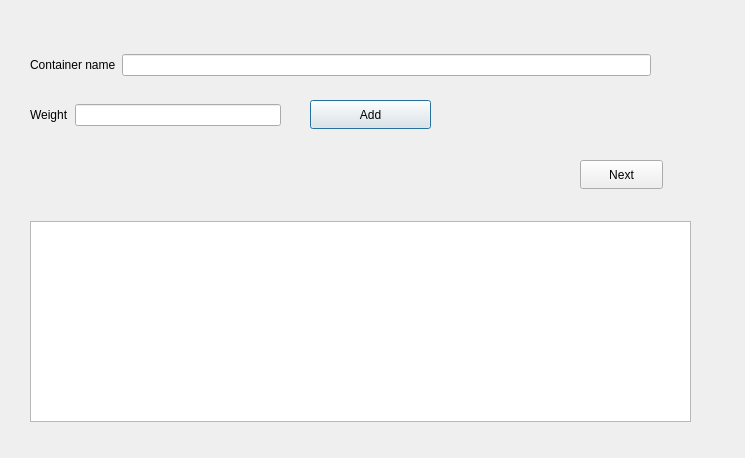
<?xml version="1.0" encoding="UTF-8"?>
<ui version="4.0">
 <class>Loading</class>
 <widget class="QDialog" name="Loading">
  <property name="geometry">
   <rect>
    <x>0</x>
    <y>0</y>
    <width>745</width>
    <height>458</height>
   </rect>
  </property>
  <property name="windowTitle">
   <string>Onloading</string>
  </property>
  <widget class="QListWidget" name="listWidget">
   <property name="geometry">
    <rect>
     <x>30</x>
     <y>221</y>
     <width>661</width>
     <height>201</height>
    </rect>
   </property>
  </widget>
  <widget class="QPushButton" name="pushButton">
   <property name="geometry">
    <rect>
     <x>310</x>
     <y>100</y>
     <width>121</width>
     <height>29</height>
    </rect>
   </property>
   <property name="text">
    <string>Add</string>
   </property>
  </widget>
  <widget class="QPushButton" name="pushButton_2">
   <property name="geometry">
    <rect>
     <x>580</x>
     <y>160</y>
     <width>83</width>
     <height>29</height>
    </rect>
   </property>
   <property name="text">
    <string>Next</string>
   </property>
  </widget>
  <widget class="QWidget" name="">
   <property name="geometry">
    <rect>
     <x>30</x>
     <y>50</y>
     <width>621</width>
     <height>30</height>
    </rect>
   </property>
   <layout class="QHBoxLayout" name="horizontalLayout">
    <item>
     <widget class="QLabel" name="label">
      <property name="text">
       <string>Container name</string>
      </property>
     </widget>
    </item>
    <item>
     <widget class="QLineEdit" name="name"/>
    </item>
   </layout>
  </widget>
  <widget class="QWidget" name="">
   <property name="geometry">
    <rect>
     <x>30</x>
     <y>100</y>
     <width>251</width>
     <height>30</height>
    </rect>
   </property>
   <layout class="QHBoxLayout" name="horizontalLayout_2">
    <item>
     <widget class="QLabel" name="label_2">
      <property name="text">
       <string>Weight</string>
      </property>
     </widget>
    </item>
    <item>
     <widget class="QLineEdit" name="weight"/>
    </item>
   </layout>
  </widget>
 </widget>
 <resources/>
 <connections/>
</ui>
